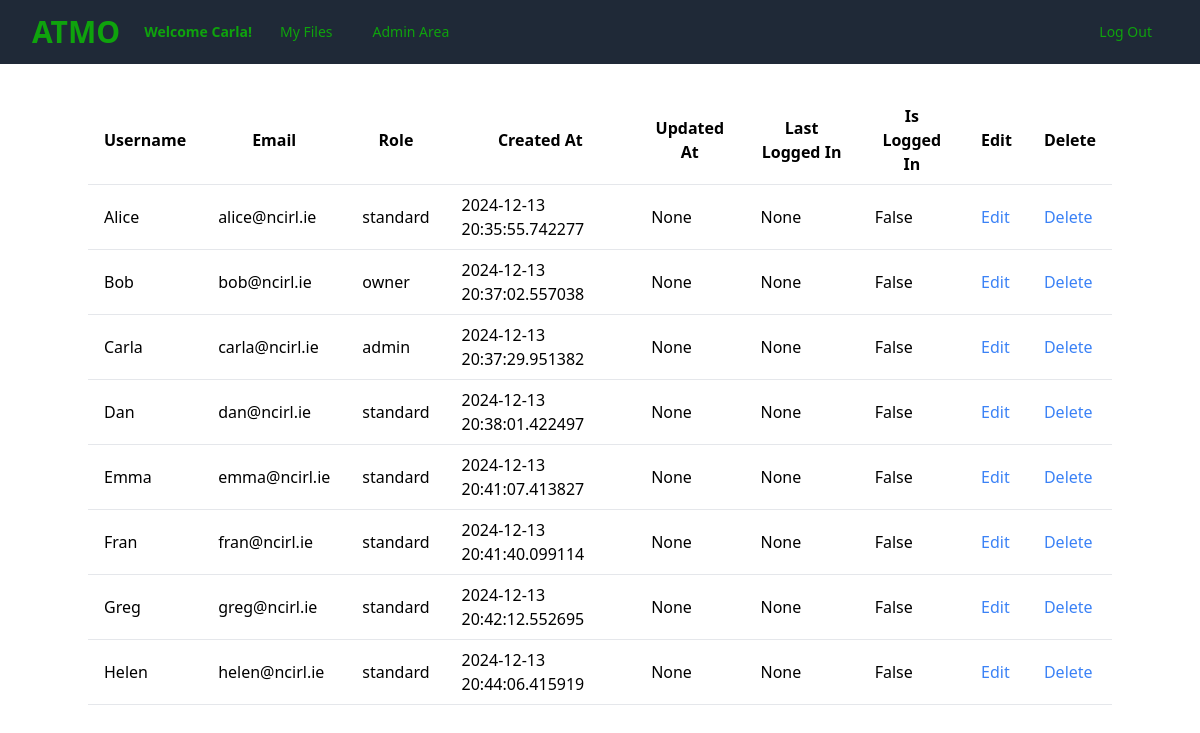
The app's page /admin-area/3 (signed in), older data.
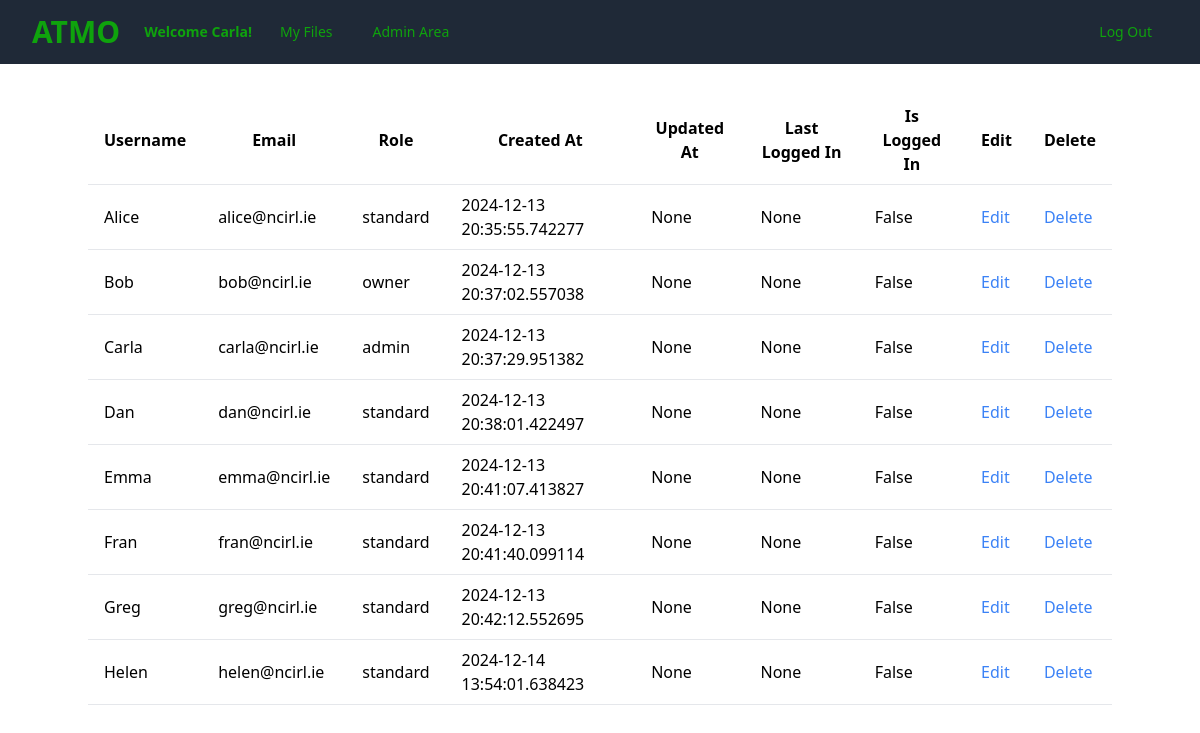
The same page, newer data.
### atmo_db/models.py (models this page shows)
class User(SQLModel, table=True):
    id: int | None = Field(default=None, primary_key=True, index=True)
    username: str
    email: str
    role: str
    created_at: datetime | None = Field(default_factory=lambda: datetime.now(timezone.utc))
    updated_at: datetime | None = None
    last_login: datetime | None = None
    is_logged_in: bool | None = Field(default=False)
    audio_files: list['Audio_File'] | None = Relationship(back_populates='user')
    password: str

### routers/admin.py (the view)
@router.get("/admin-area/{user_id}")
async def list_users(request: Request,
                     user_id: int,
                     token_decoded_data: dict = Depends(authorise_access),
                     session: Session = Depends(get_session)):
    token_user_id = token_decoded_data['id']
    if token_user_id != user_id:
        raise HTTPException(status_code=401, detail="401 Unauthorised Access")
    statement = select(User).where(User.id == token_user_id)
    user = session.exec(statement).first()
    role = user.role
    username = user.username
    if role not in ['admin', 'owner']:
        raise HTTPException(status_code=401, detail="403 Forbidden")
    users_dict = {}
    statement = select(User)
    results = session.exec(statement)
    users = results.all()
    users_dict.update({"users": users, f"{role}": role, "username": username})
    return templates.TemplateResponse("admin-area.html", {"request": request, **users_dict})

### templates/admin-area.html (shortened to what this page needs)
<!DOCTYPE html>
<html lang="en">
<head>
    <script src="https:cdn.tailwindcss.com"></script>
</head>
<body>
    {% include 'navbar.html' %}
    {% include 'admin-list-view.html' %}
</body>
</html>

### templates/admin-list-view.html
<body>
    <div class="container mx-auto mt-8">
        <table class="min-w-full bg-white">
            <thead>
                <tr>
                    <th class="py-2 px-4 border-b">Username</th>
                    <th class="py-2 px-4 border-b">Email</th>
                    <th class="py-2 px-4 border-b">Role</th>
                    <th class="py-2 px-4 border-b">Created At</th>
                    <th class="py-2 px-4 border-b">Updated At</th>
                    <th class="py-2 px-4 border-b">Last Logged In</th>
                    <th class="py-2 px-4 border-b">Is Logged In</th>
                    <th class="py-2 px-4 border-b">Edit</th>
                    <th class="py-2 px-4 border-b">Delete</th>
                </tr>
            </thead>
            <tbody>
                {% for user in users %}
                <tr>
                    <td class="py-2 px-4 border-b">{{ user['username'] }}</td>
                    <td class="py-2 px-4 border-b">{{ user['email'] }}</td>
                    <td class="py-2 px-4 border-b">{{ user['role'] }}</td>
                    <td class="py-2 px-4 border-b">{{ user['created_at'] }}</td>
                    <td class="py-2 px-4 border-b">{{ user['updated_at'] }}</td>
                    <td class="py-2 px-4 border-b">{{ user['last_login'] }}</td>
                    <td class="py-2 px-4 border-b">{{ user['is_logged_in'] }}</td>
                    <td class="py-2 px-4 border-b"><a href="/edit-user/{{user.id}}" class="text-blue-500">Edit</a></td>
                    <td class="py-2 px-4 border-b"><a href="/delete-user/{{user.id}}" class="text-blue-500">Delete</a></td>
                </tr>
                {% endfor %}
        </table>
    </div>
</body>

Row changes from the older to the newer data that the page shows:
changed User "Helen": created_at "2024-12-13 20:44:06.415919" → "2024-12-14 13:54:01.638423"
